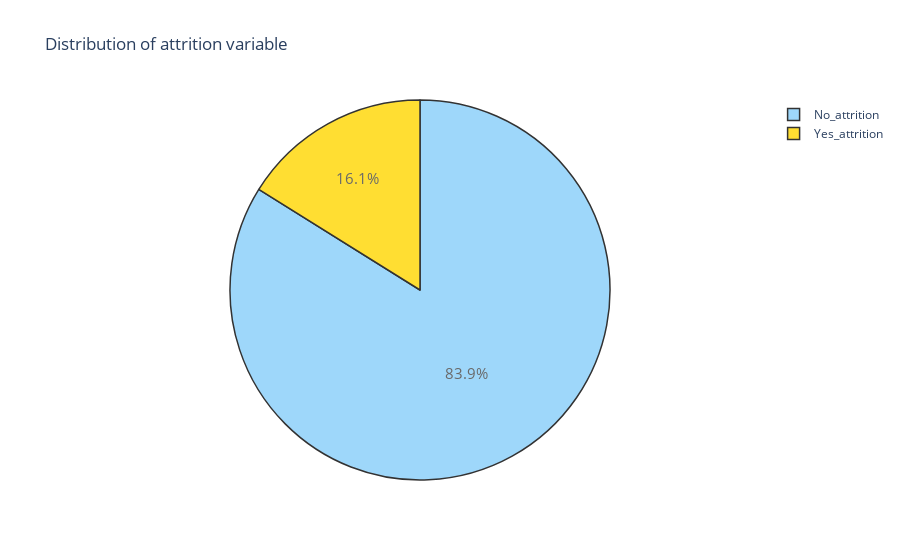

Write notebook code for a chart like this one.
### Code cell
trace = go.Pie(labels = ['No_attrition', 'Yes_attrition'], values = data['Attrition'].value_counts(), 
               textfont=dict(size=15), opacity = 0.8,
               marker=dict(colors=['lightskyblue','gold'], 
                           line=dict(color='#000000', width=1.5)))


layout = dict(title =  'Distribution of attrition variable')
           
fig = dict(data = [trace], layout=layout)
py.iplot(fig)

### Figure 1 — Plotly figure (JSON) as saved in the notebook; plotly's stock layout.template omitted (floating-point values rounded to 4 significant figures)
{"data": [{"labels": ["No_attrition", "Yes_attrition"], "marker": {"colors": ["lightskyblue", "gold"], "line": {"color": "#000000", "width": 1.5}}, "opacity": 0.8, "textfont": {"size": 15}, "type": "pie", "values": [1233, 237]}], "layout": {"title": {"text": "Distribution of attrition variable"}}}
